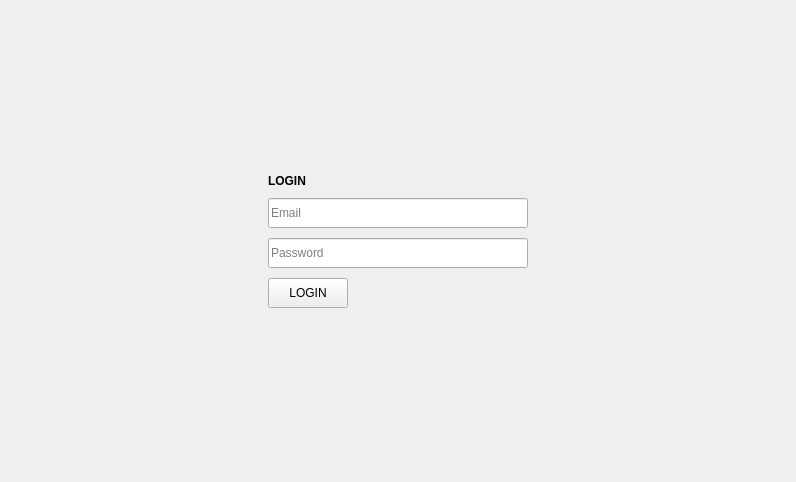
<?xml version="1.0" encoding="UTF-8"?>
<ui version="4.0">
 <class>LoginWindow</class>
 <widget class="QWidget" name="LoginWindow">
  <property name="geometry">
   <rect>
    <x>0</x>
    <y>0</y>
    <width>796</width>
    <height>482</height>
   </rect>
  </property>
  <property name="windowTitle">
   <string>Form</string>
  </property>
  <layout class="QHBoxLayout" name="horizontalLayout_2">
   <item>
    <spacer name="horizontalSpacer">
     <property name="orientation">
      <enum>Qt::Horizontal</enum>
     </property>
     <property name="sizeHint" stdset="0">
      <size>
       <width>232</width>
       <height>20</height>
      </size>
     </property>
    </spacer>
   </item>
   <item>
    <widget class="QWidget" name="widget" native="true">
     <property name="styleSheet">
      <string notr="true"/>
     </property>
     <layout class="QVBoxLayout" name="verticalLayout_2">
      <item>
       <spacer name="verticalSpacer">
        <property name="orientation">
         <enum>Qt::Vertical</enum>
        </property>
        <property name="sizeHint" stdset="0">
         <size>
          <width>20</width>
          <height>134</height>
         </size>
        </property>
       </spacer>
      </item>
      <item>
       <widget class="QWidget" name="widget_2" native="true">
        <property name="styleSheet">
         <string notr="true">font: 12pt &quot;MS Shell Dlg 2&quot;;</string>
        </property>
        <layout class="QVBoxLayout" name="verticalLayout">
         <property name="spacing">
          <number>10</number>
         </property>
         <item>
          <widget class="QLabel" name="label">
           <property name="styleSheet">
            <string notr="true">font: 14pt &quot;MS Shell Dlg 2&quot;;</string>
           </property>
           <property name="text">
            <string>&lt;html&gt;&lt;head/&gt;&lt;body&gt;&lt;p&gt;&lt;span style=&quot; font-weight:600;&quot;&gt;LOGIN&lt;/span&gt;&lt;/p&gt;&lt;/body&gt;&lt;/html&gt;</string>
           </property>
          </widget>
         </item>
         <item>
          <widget class="QLineEdit" name="emailLineEdit">
           <property name="minimumSize">
            <size>
             <width>255</width>
             <height>30</height>
            </size>
           </property>
           <property name="placeholderText">
            <string>Email</string>
           </property>
          </widget>
         </item>
         <item>
          <widget class="QLineEdit" name="passwordLineEdit">
           <property name="minimumSize">
            <size>
             <width>260</width>
             <height>30</height>
            </size>
           </property>
           <property name="placeholderText">
            <string>Password</string>
           </property>
          </widget>
         </item>
         <item>
          <widget class="QWidget" name="widget_3" native="true">
           <property name="styleSheet">
            <string notr="true"/>
           </property>
           <layout class="QHBoxLayout" name="horizontalLayout">
            <property name="spacing">
             <number>0</number>
            </property>
            <property name="leftMargin">
             <number>0</number>
            </property>
            <property name="topMargin">
             <number>0</number>
            </property>
            <property name="rightMargin">
             <number>0</number>
            </property>
            <property name="bottomMargin">
             <number>0</number>
            </property>
            <item>
             <widget class="QPushButton" name="loginPushbutton">
              <property name="minimumSize">
               <size>
                <width>0</width>
                <height>30</height>
               </size>
              </property>
              <property name="styleSheet">
               <string notr="true">font: 10pt &quot;MS Shell Dlg 2&quot;;</string>
              </property>
              <property name="text">
               <string>LOGIN</string>
              </property>
             </widget>
            </item>
            <item>
             <spacer name="horizontalSpacer_3">
              <property name="orientation">
               <enum>Qt::Horizontal</enum>
              </property>
              <property name="sizeHint" stdset="0">
               <size>
                <width>177</width>
                <height>20</height>
               </size>
              </property>
             </spacer>
            </item>
           </layout>
          </widget>
         </item>
        </layout>
       </widget>
      </item>
      <item>
       <spacer name="verticalSpacer_2">
        <property name="orientation">
         <enum>Qt::Vertical</enum>
        </property>
        <property name="sizeHint" stdset="0">
         <size>
          <width>20</width>
          <height>133</height>
         </size>
        </property>
       </spacer>
      </item>
     </layout>
    </widget>
   </item>
   <item>
    <spacer name="horizontalSpacer_2">
     <property name="orientation">
      <enum>Qt::Horizontal</enum>
     </property>
     <property name="sizeHint" stdset="0">
      <size>
       <width>232</width>
       <height>20</height>
      </size>
     </property>
    </spacer>
   </item>
  </layout>
 </widget>
 <resources/>
 <connections/>
</ui>
